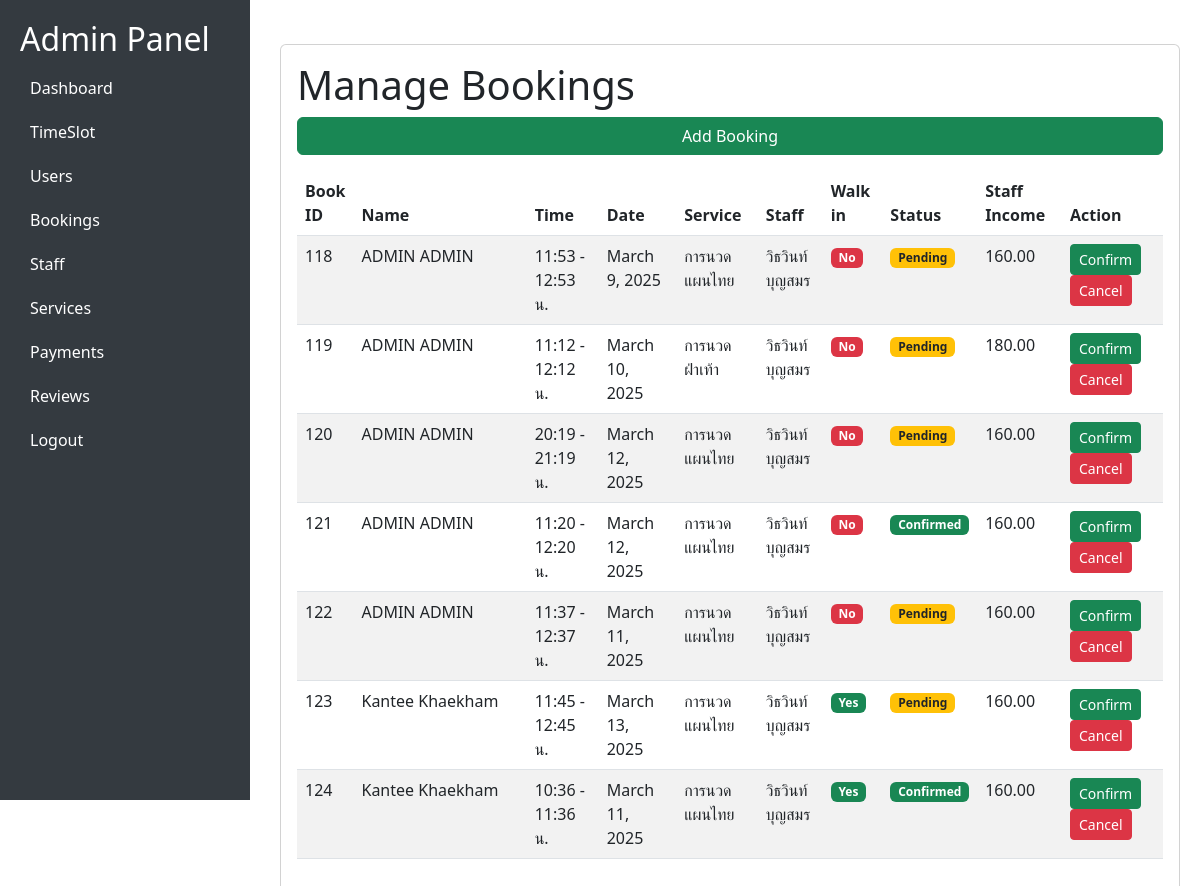
The page /admin-bookings/ on the database as committed earlier.
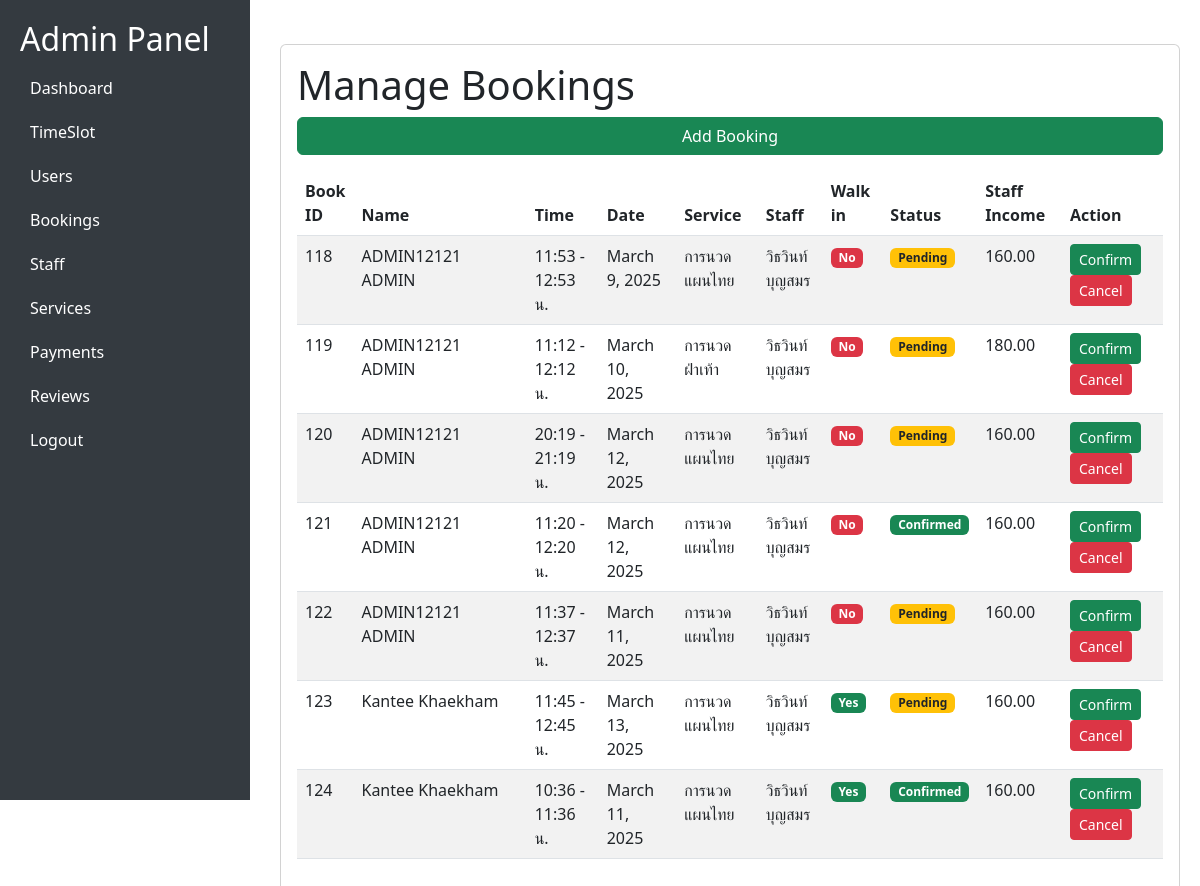
The same page on the database as committed later.
### serviceApp/models.py (models this page shows, shortened)
class Booking(models.Model):
    booking_id = models.AutoField(primary_key=True)
    customer = models.ForeignKey('loginApp.Customer', null=True, blank=True, on_delete=models.SET_NULL)
    temp_customer = models.ForeignKey(TemporaryCustomer, null=True, blank=True, on_delete=models.SET_NULL)
    slot = models.ForeignKey(TimeSlot, null=True, blank=True, on_delete=models.SET_NULL)
    service = models.ForeignKey(Service, null=True, blank=True, on_delete=models.SET_NULL)
    review = models.ForeignKey(Review, null=True, blank=True, on_delete=models.SET_NULL)
    staff = models.ForeignKey(Staff, null=True, blank=True, on_delete=models.SET_NULL)
    payment = models.ForeignKey(Payment, null=True, blank=True, on_delete=models.SET_NULL, related_name="payments_related_to_booking")
    booking_date = models.DateField()
    status = models.CharField(max_length=10, choices=[('Pending', 'Pending'), ('Confirmed', 'Confirmed'), ('Cancelled', 'Cancelled')], default='Pending')
    walk_in = models.BooleanField(default=False)
    commission_amount = models.DecimalField(max_digits=10, decimal_places=2, default=0.00) # commissionrate * amount
    start_time = models.TimeField(null=True, blank=True)
    end_time = models.TimeField(null=True, blank=True)

class Service(models.Model):
    service_id = models.AutoField(primary_key=True)
    name = models.CharField(max_length=100)
    description = models.TextField()
    price = models.DecimalField(max_digits=10, decimal_places=2)
    duration = models.IntegerField(null=True, blank=True, default=None)

class Staff(models.Model):
    staff_id = models.AutoField(primary_key=True)
    name = models.CharField(max_length=100)
    speciality = models.CharField(max_length=100)
    role = models.CharField(max_length=100)
    commission_rate = models.DecimalField(max_digits=5, decimal_places=2)
    phone = models.CharField(max_length=15)
    birthdate = models.DateField(null=True, blank=True, default="1970-01-01")
    status = models.CharField(max_length=50, default="Available")

### loginApp/models.py (models this page shows, shortened)
class Customer(AbstractUser):
    email = models.EmailField(unique=True)
    phone = models.CharField(max_length=15, unique=True, null=False, blank=False)
    address = models.TextField(null=False, blank=False)
    birth_date = models.DateField(null=False, blank=False)
    last_login = models.DateTimeField(default=timezone.now)
    USERNAME_FIELD = 'email'
    REQUIRED_FIELDS = ['username', 'first_name', 'last_name', 'phone', 'address', 'birth_date']
    class Meta:
        verbose_name = 'Customer'
        verbose_name_plural = 'Customers'

### serviceApp/views.py (the view)
# urls.py: path('admin-bookings/', views.booking_list, name='admin-bookings'),
def booking_list(request):
    bookings = Booking.objects.all().select_related('service', 'staff')
    for booking in bookings:
        if booking.walk_in:
            booking.customer_data = TemporaryCustomer.objects.filter(temp_customer_id=booking.temp_customer_id).first()
        else:
            booking.customer_data = booking.customer
    service_list = Service.objects.all()
    staff_list = Staff.objects.all()
    for booking in bookings:
        if booking.walk_in:
            if booking.customer_data:
                customer_name = f"TempCustomer: {booking.customer_data.name}"
            else:
                customer_name = "TempCustomer: No data"
        else:
            if booking.customer_data:
                customer_name = f"Customer: {booking.customer_data.first_name} {booking.customer_data.last_name}"
            else:
                customer_name = "Customer: No data"
    return render(request, 'admin-bookings.html', {
        'bookings': bookings,
        'service_list': service_list,
        'staff_list': staff_list
    })

### serviceApp/templates/admin-bookings.html (shortened to what the changed rows need)
<!DOCTYPE html>
<html lang="en">
<head>
    <link href="https://cdn.jsdelivr.net/npm/bootstrap@5.3.0/dist/css/bootstrap.min.css" rel="stylesheet">
</head>
<body>
    <div class="sidebar">
        <h2>Admin Panel</h2>
    </div>
    <div class="content">
        <div class="card mt-4 p-3">
            <h1>Manage Bookings</h1>
            <table class="table table-striped">
                <thead>
                    <tr>
                        <th style="width:5%">Book ID</th>
                        <th style="width:20%">Name</th>
                        <th>Time</th>
                        <th>Date</th>
                        <th>Service</th>
                        <th>Staff</th>
                        <th>Walk in</th>
                        <th>Status</th>
                        <th>Staff Income</th>
                        <th>Action</th>
                    </tr>
                </thead>
                <tbody>
                    {% for booking in bookings %}
                    <tr id="booking-{{ booking.id }}">
                        <td>{{ booking.booking_id }}</td>
                        <td>
                            {% if booking.customer_data %}
                                {% if booking.walk_in %}
                                    {{ booking.customer_data.name }}
                                {% else %}
                                    {{ booking.customer_data.first_name }} {{ booking.customer_data.last_name }}
                                {% endif %}
                            {% else %}
                                (ไม่ระบุชื่อ)
                            {% endif %}
                        </td>
                        <td>
                            {{ booking.start_time|date:"H:i" }} - {{ booking.end_time|date:"H:i" }} น.
                        </td>
                        <td>{{ booking.booking_date }}</td>
                        <td>
                            {% if booking.service %}
                                {{ booking.service.name }}
                            {% else %}
                                N/A
                            {% endif %}
                        </td>
                        <td>
                            {% if booking.staff %}
                                {{ booking.staff.name }}
                            {% else %}
                                N/A
                            {% endif %}
                        </td>
                        <td>
                            <span class="badge
                                {% if booking.walk_in == 1 %}bg-success
                                {% else %}bg-danger{% endif %}" id="walk_in-{{ booking.id }}">
                                {% if booking.walk_in == 1 %}Yes{% else %}No{% endif %}
                            </span>
                        </td>
                        <td>
                            <span class="badge
                                {% if booking.status == 'Confirmed' %}bg-success
                                {% elif booking.status == 'Pending' %}bg-warning text-dark
                                {% else %}bg-danger{% endif %}" id="status-{{ booking.id }}">
                                {{ booking.status }}
                            </span>
                        </td>
                        <td>
                            {{ booking.commission_amount }}
                        </td>
                        <td>
                            <button class="btn btn-success btn-sm" onclick="updateBookingStatus('{{ booking.booking_id }}', 'Confirmed')">Confirm</button>
                            <button class="btn btn-danger btn-sm" onclick="updateBookingStatus('{{ booking.booking_id }}', 'Canceled')">Cancel</button>
                        </td>
                    </tr>
                    {% empty %}
                    <tr>
                        <td colspan="7" class="text-center">ไม่มีประวัติการจอง</td>
                    </tr>
                    {% endfor %}
                </tbody>
            </table>
        </div>
    </div>
</body>
</html>

Rows that differ between the two databases and show on the page:
changed through a linked row, Booking "March 9, 2025": customer_data.first_name "ADMIN" → "ADMIN12121"
changed through a linked row, Booking "March 10, 2025": customer_data.first_name "ADMIN" → "ADMIN12121"
changed through a linked row, Booking id 120: customer_data.first_name "ADMIN" → "ADMIN12121"
changed through a linked row, Booking id 121: customer_data.first_name "ADMIN" → "ADMIN12121"
changed through a linked row, Booking id 122: customer_data.first_name "ADMIN" → "ADMIN12121"
